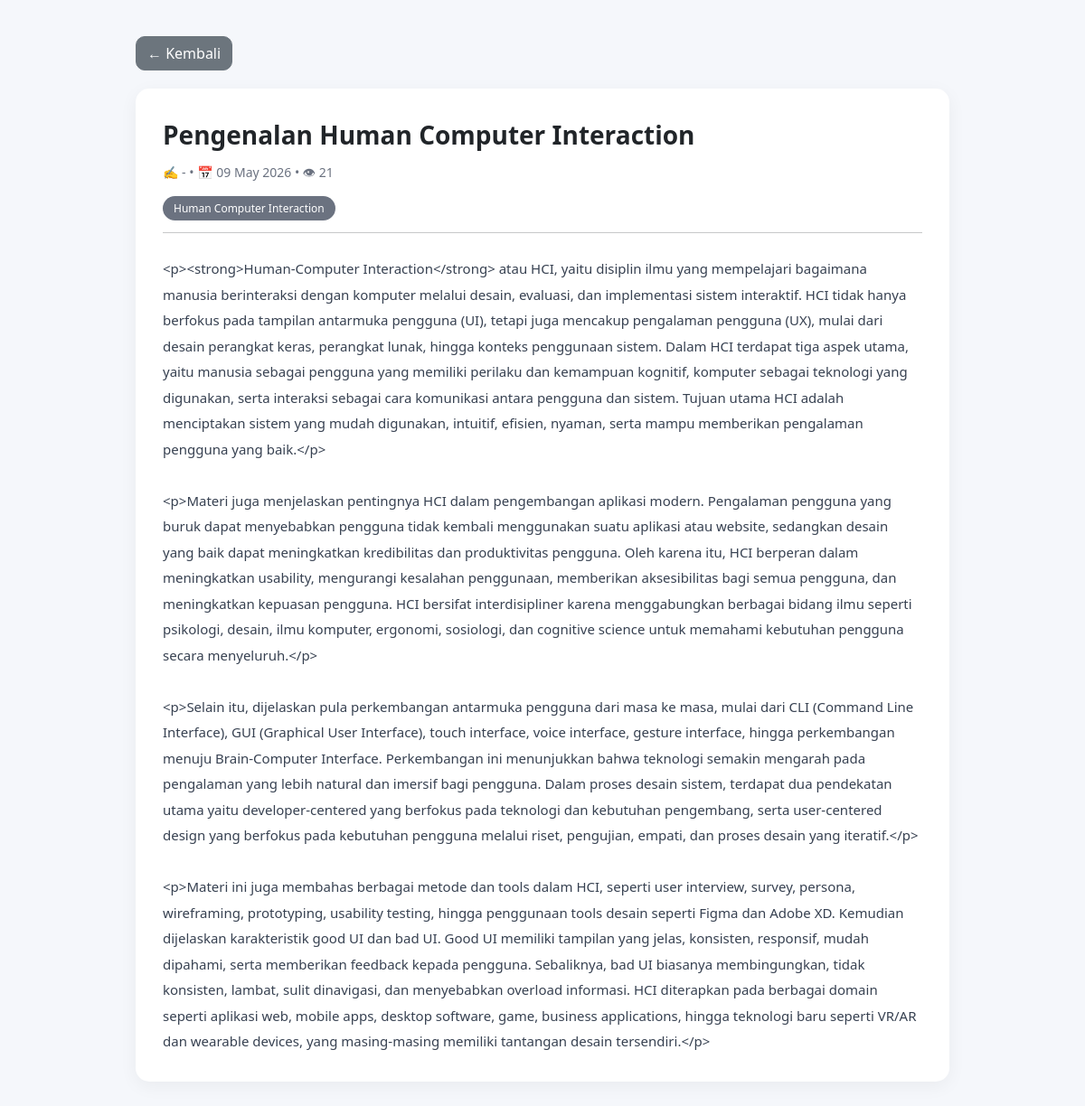
The app's page /admin/baca_materi.php?id=4 with its own data.
### tables this page shows
CREATE TABLE `materi` (
  `id_materi` int(11) NOT NULL,
  `id_kategori` int(11) DEFAULT NULL,
  `id_user` int(11) DEFAULT NULL,
  `judul` varchar(255) NOT NULL,
  `penulis` varchar(100) DEFAULT NULL,
  `isi` text DEFAULT NULL,
  `file` varchar(255) DEFAULT NULL,
  `views` int(11) DEFAULT 0,
  `unduhan` int(11) DEFAULT 0,
  `tanggal_publish` datetime DEFAULT current_timestamp()
);

CREATE TABLE `kategori` (
  `id_kategori` int(11) NOT NULL,
  `nama_kategori` varchar(100) NOT NULL,
  `deskripsi` text DEFAULT NULL,
  `icon` varchar(10) DEFAULT NULL,
  `warna` varchar(50) DEFAULT NULL,
  `created_at` datetime DEFAULT current_timestamp()
);

### admin/baca_materi.php (the view, shortened to what this page needs)
<?php
require_once __DIR__ . '/../config/koneksi.php';
$id = $_GET['id'];
$query = mysqli_query($conn, "
SELECT m.*, k.nama_kategori, u.nama_lengkap
FROM materi m
LEFT JOIN kategori k ON m.id_kategori = k.id_kategori
LEFT JOIN users u ON m.id_user = u.id_user
WHERE m.id_materi = '$id'
");
$data = mysqli_fetch_assoc($query);
$isi = nl2br(htmlspecialchars($data['isi']));
?>
<!DOCTYPE html>
<html lang="id">
<head>
<link href="https://cdn.jsdelivr.net/npm/bootstrap@5.3.0/dist/css/bootstrap.min.css" rel="stylesheet">
</head>
<body>
<div class="wrapper">
    <a href="materi.php" class="btn btn-secondary btn-back">← Kembali</a>
    <div class="card-custom">
        <div class="judul"><?= $data['judul'] ?></div>
        <div class="meta mb-3">
            ✍️ <?= $data['nama_lengkap'] ?? '-' ?> •
            📅 <?= date('d M Y', strtotime($data['tanggal_publish'])) ?> •
            👁 <?= $data['views'] + 1 ?>
        </div>
        <div class="mb-3">
            <span class="badge-kategori" style="background: <?= $data['warna'] ?? '#6b7280' ?>">
                <?= $data['nama_kategori'] ?? 'Tidak ada kategori' ?>
            </span>
        </div>
        <hr>
        <div class="konten">
            <?= $isi ?>
        </div>
    </div>
</div>
</body>
</html>

### admin/baca_materi.php (style rules this page uses)
body { background: #f5f7fb; font-family: 'Segoe UI', sans-serif; }
.wrapper { max-width: 900px; margin: 40px auto; }
.card-custom { background: white; padding: 30px; border-radius: 15px; box-shadow: 0 5px 20px rgba(0,0,0,0.05); }
.judul { font-size: 28px; font-weight: 700; margin-bottom: 10px; }
.meta { font-size: 14px; color: #6b7280; }
.badge-kategori { padding: 5px 12px; border-radius: 20px; font-size: 12px; color: white; }
.konten { margin-top: 25px; line-height: 1.9; font-size: 15px; color: #374151; white-space: normal; }
.btn-back { margin-bottom: 20px; border-radius: 10px; }

### records on screen
materi: judul "Pengenalan Human Computer Interaction", tanggal_publish "09 May 2026", $data['views'] + 1 "21", id_kategori.nama_kategori "Human Computer Interaction", isi "<p><strong>Human-Computer Interaction</strong> atau HCI, yaitu disiplin ilmu yang mempelajari bagaimana manusia berinteraksi dengan komputer melalui desain, evaluasi, dan implementasi sistem interaktif. HCI tidak hanya berfokus pada tampilan antarmuka pengguna (UI), tetapi juga mencakup pengalaman pengguna (UX), mulai dari desain perangkat keras, perangkat lunak, hingga konteks penggunaan sistem. Dalam HCI terdapat tiga aspek utama, yaitu manusia sebagai pengguna yang memiliki perilaku dan kemampuan kognitif, komputer sebagai teknologi yang digunakan, serta interaksi sebagai cara komunikasi antara pengguna dan sistem. Tujuan utama HCI adalah menciptakan sistem yang mudah digunakan,…"

### other values on screen
$data['nama_lengkap'] "-"
